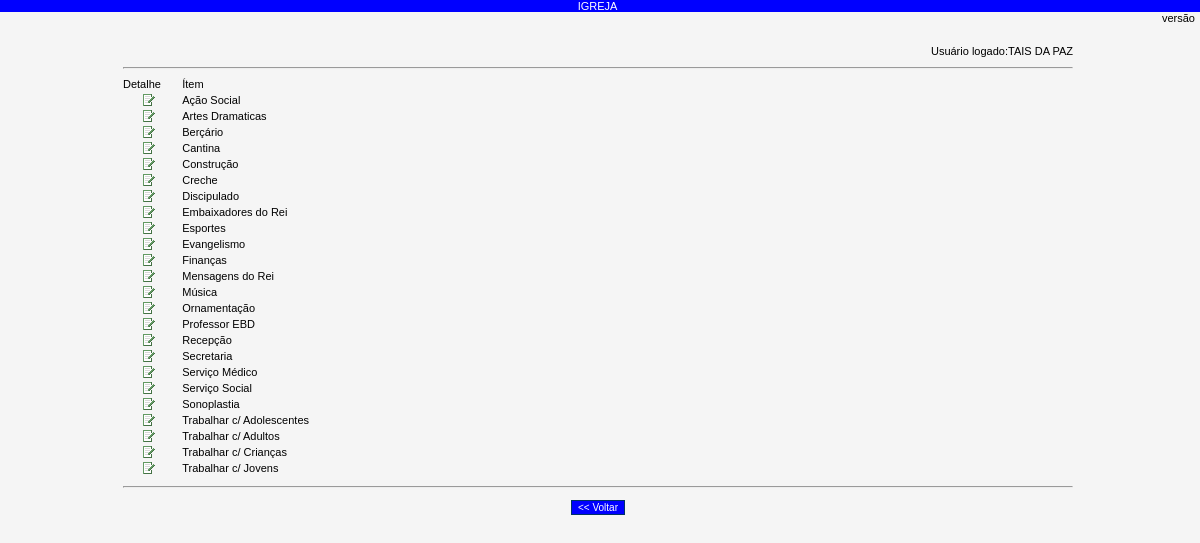
Page /aptidao_itens.php (signed in) on the committed database.
### tables this page shows
CREATE TABLE IF NOT EXISTS `aptidoes` (
  `pk_aptidao` int(11) NOT NULL AUTO_INCREMENT,
  `nm_aptidao` varchar(50) NOT NULL,
  PRIMARY KEY (`pk_aptidao`)
);

### aptidao_itens.php (the view, shortened to what this page needs)
<?php
include "cabecalho/cabecalho.php";
$login_igreja = @$_SESSION['login_igreja'];
 if ($login_igreja){
?>
<html>
<head>
</head>
<link rel="stylesheet" href="css/textos.css" type="text/css">
<link rel="stylesheet" href="css/filadelfia.css" type="text/css">
<link rel="stylesheet" href="css/estilo.css" type="text/css">
<body bgcolor="#F5F5F5" onLoad="javascript:caixas()">
<?php
$nm_usuario = $_SESSION["user"];
?>
<form name="formulario">
  <table width="80%" border="0" align="center">
    <tr>
      <td colspan="2" class="labelDireita">Usu&aacute;rio logado:<?php echo $nm_usuario;?></td>
    </tr>
    <tr>
      <td colspan="2" class="labelEsquerda"><hr></td>
    </tr>
    <tr>
      <td width="6%" class="labelEsquerda">Detalhe</td>
      <td width="94%" class="labelEsquerda">&Iacute;tem</td>
    </tr>
    <?php
	$sql = mysql_query("SELECT * FROM aptidoes ORDER BY nm_aptidao");
	$row = mysql_num_rows($sql);
	for ($z = 0; $z < $row; $z++){
	$pk_aptidao = mysql_result($sql, $z, "pk_aptidao");
	$nm_aptidao = mysql_result($sql, $z, "nm_aptidao");
	?>
    <tr onMouseOver="move_i(this)" onMouseOut="move_o(this)">
      <td class="labelCentro"><a href="javascript:tpl('classes/interface.php?abrirMembroAcao=abrirMembroAcao&pk_aptidao=<?php echo $pk_aptidao;?>&nm_aptidao=<?php echo $nm_aptidao;?>')"><img src="img/insert.gif" width="12" height="12"></a></td>
      <td class="labelEsquerda"><?php echo mysql_result($sql, $z, "nm_aptidao");?></td>
    </tr>
    <?php }?>
  </table>
  <table width="80%" border="0" align="center">
    <tr>
      <td class="labelCentro"><hr></td>
    </tr>
    <tr>
      <td class="labelCentro"><input name="volta" type="button" id="volta" onClick="tpl('tpl.php')" value="&lt;&lt; Voltar"></td>
    </tr>
  </table>
</form>
<?php
} else {
 include "rodape/rodape.php";
 }
 ?>
</html>

### cabecalho/cabecalho.php (shortened to what this page needs)
<html>
<head>
</head>
<link rel="stylesheet" href="css/estilo.css" type="text/css">
<link rel="stylesheet" href="css/filadelfia.css" type="text/css">
<body bgcolor="#F5F5F5" onLoad="javascript:caixas()">
<table width="100%" border="0" align="center" cellpadding="0" cellspacing="0">
  <tr bgcolor="#0000FF">
    <td class="labelCentro"><font color="#FFFFFF">IGREJA</font></td>
  </tr>
  <tr>
    <td class="labelDireita">vers&atilde;o</td>
  </tr>
</table>
</body>
</html>

### css/estilo.css (style rules this page uses)
body { margin-left: 0px; margin-top: 0px; margin-right: 0px; margin-bottom: 0px; SCROLLBAR-FACE-COLOR: #ffffff; SCROLLBAR-HIGHLIGHT-COLOR: #BDD5E7; SCROLLBAR-SHADOW-COLOR: #ffffff; SCROLLBAR-3DLIGHT-COLOR: #ffffff; SCROLLBAR-ARROW-COLOR: #335ec1; }
input { font-family: Arial, Helvetica, sans-serif; font-size: 10px; color: #000000; border: 1px solid #003366; margin: 3px; }
A:link { color: #000000; text-decoration: none; }

### css/filadelfia.css (style rules this page uses)
a:link { color: #003366; }
.labelEsquerda { text-align: left; padding-right: 5px; font-family: Arial, Helvetica, sans-serif; font-size: 11px; color: #000000; }
.labelDireita { text-align: right; padding-right: 5px; font-family: Arial, Helvetica, sans-serif; font-size: 11px; color: #000000; }
.labelCentro { text-align: center; padding-right: 5px; font-family: Arial, Helvetica, sans-serif; font-size: 11px; color: #000000; }

### css/textos.css (style rules this page uses)
input[type=button] { background:#0000FF; color:#ffffff; }

### rows in the picture
aptidoes: nm_aptidao "Ação Social"
aptidoes: nm_aptidao "Artes Dramaticas"
aptidoes: nm_aptidao "Berçário"
aptidoes: nm_aptidao "Cantina"
aptidoes: nm_aptidao "Construção"
aptidoes: nm_aptidao "Creche"
aptidoes: nm_aptidao "Discipulado"
aptidoes: nm_aptidao "Embaixadores do Rei"
aptidoes: nm_aptidao "Esportes"
aptidoes: nm_aptidao "Evangelismo"
aptidoes: nm_aptidao "Finanças"
aptidoes: nm_aptidao "Mensagens do Rei"
aptidoes: nm_aptidao "Música"
aptidoes: nm_aptidao "Ornamentação"
aptidoes: nm_aptidao "Professor EBD"
aptidoes: nm_aptidao "Recepção"
aptidoes: nm_aptidao "Secretaria"
aptidoes: nm_aptidao "Serviço Médico"
aptidoes: nm_aptidao "Serviço Social"
aptidoes: nm_aptidao "Sonoplastia"
aptidoes: nm_aptidao "Trabalhar c/ Adolescentes"
aptidoes: nm_aptidao "Trabalhar c/ Adultos"
aptidoes: nm_aptidao "Trabalhar c/ Crianças"
aptidoes: nm_aptidao "Trabalhar c/ Jovens"

### other values in the picture
$nm_usuario "TAIS DA PAZ"
